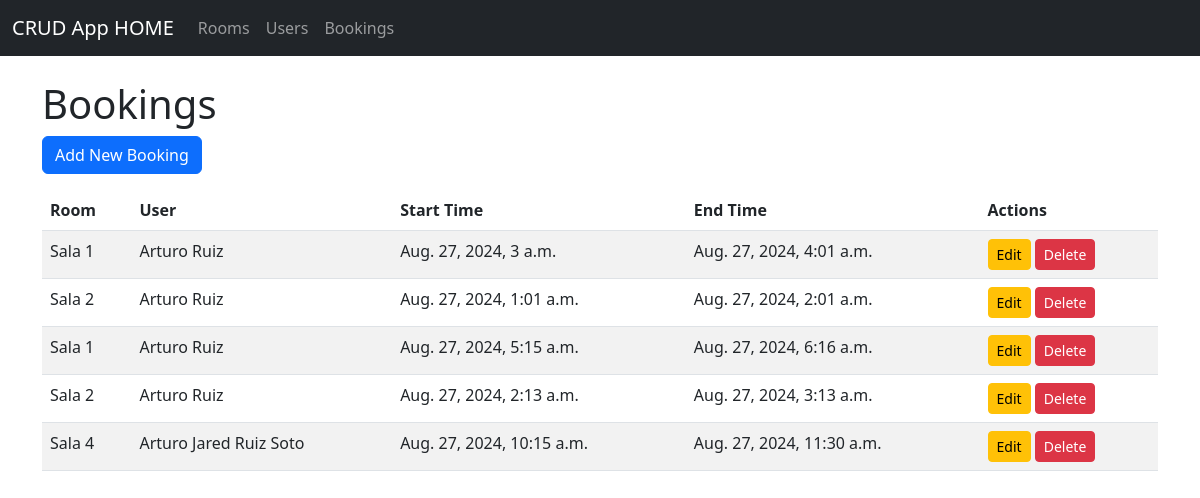
/bookings/, run on an earlier commit of the app's database.
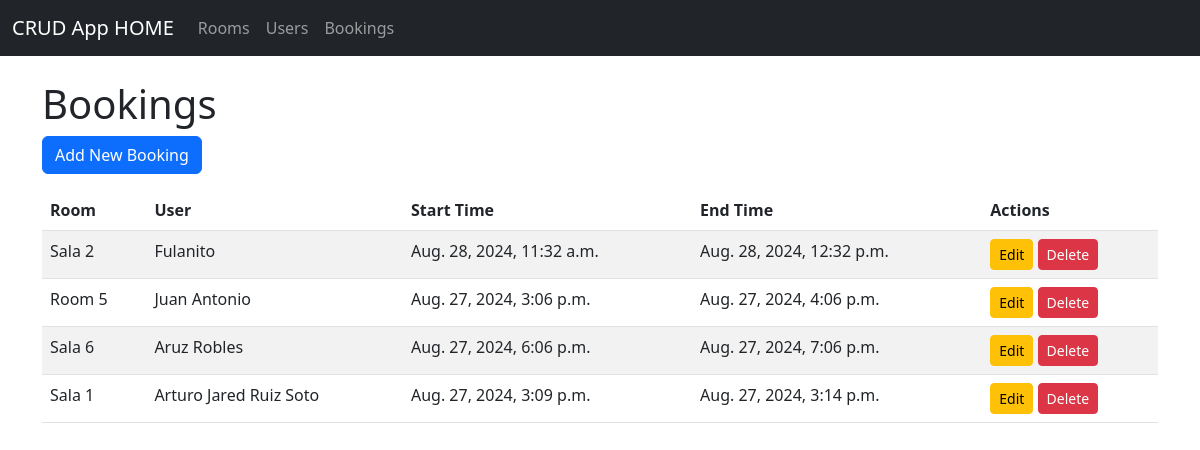
And on a later commit of the database.
### app/models.py (models this page shows, shortened)
class Booking(models.Model):
    room = models.ForeignKey(Room, on_delete=models.CASCADE)
    user = models.ForeignKey(User, on_delete=models.CASCADE)
    start_time = models.DateTimeField()
    end_time = models.DateTimeField()
    class Meta:
        db_table = 'booking'

class Room(models.Model):
    name = models.CharField(max_length=100)
    location = models.CharField(max_length=100)
    capacity = models.IntegerField()
    amenities = models.TextField(blank=True, null=True)
    class Meta:
        db_table = 'room'

class User(models.Model):
    name = models.CharField(max_length=100)
    email = models.EmailField(unique=True)
    phone = models.CharField(max_length=20, blank=True, null=True)
    class Meta:
        db_table = 'user'

### app/views.py (the view)
# urls.py: path('bookings/', BookingListView.as_view(), name='booking_list'),
class BookingListView(View):
    def get(self, request):
        bookings = Booking.objects.all()
        return render(request, 'app/bookings_list.html', {'bookings': bookings})

### app/templates/app/bookings_list.html (shortened to what this page needs)
{% extends 'app/base.html' %}
{% block content %}
<h1>Bookings</h1>
<a href="{% url 'booking_create' %}" class="btn btn-primary mb-3">Add New Booking</a>
<table class="table table-striped">
    <thead>
        <tr>
            <th>Room</th>
            <th>User</th>
            <th>Start Time</th>
            <th>End Time</th>
            <th>Actions</th>
        </tr>
    </thead>
    <tbody>
        {% for booking in bookings %}
        <tr>
            <td>{{ booking.room.name }}</td>
            <td>{{ booking.user.name }}</td>
            <td>{{ booking.start_time }}</td>
            <td>{{ booking.end_time }}</td>
            <td>
                <a href="{% url 'booking_update' booking.pk %}" class="btn btn-warning btn-sm">Edit</a>
                <a href="{% url 'booking_delete' booking.pk %}" class="btn btn-danger btn-sm">Delete</a>
            </td>
        </tr>
        {% endfor %}
    </tbody>
</table>
{% endblock %}

What changed in the data, as far as the page shows it:
removed Booking: room.name "Sala 1", user.name "Arturo Ruiz", start_time "Aug. 27, 2024, 3 a.m.", end_time "Aug. 27, 2024, 4:01 a.m."
removed Booking: room.name "Sala 2", user.name "Arturo Ruiz", start_time "Aug. 27, 2024, 1:01 a.m.", end_time "Aug. 27, 2024, 2:01 a.m."
removed Booking: room.name "Sala 1", user.name "Arturo Ruiz", start_time "Aug. 27, 2024, 5:15 a.m.", end_time "Aug. 27, 2024, 6:16 a.m."
removed Booking: room.name "Sala 2", user.name "Arturo Ruiz", start_time "Aug. 27, 2024, 2:13 a.m.", end_time "Aug. 27, 2024, 3:13 a.m."
removed Booking: room.name "Sala 4", user.name "Arturo Jared Ruiz Soto", start_time "Aug. 27, 2024, 10:15 a.m.", end_time "Aug. 27, 2024, 11:30 a.m."
added Booking: room.name "Sala 2", user.name "Fulanito", start_time "Aug. 28, 2024, 11:32 a.m.", end_time "Aug. 28, 2024, 12:32 p.m."
added Booking: room.name "Room 5", user.name "Juan Antonio", start_time "Aug. 27, 2024, 3:06 p.m.", end_time "Aug. 27, 2024, 4:06 p.m."
added Booking: room.name "Sala 6", user.name "Aruz Robles", start_time "Aug. 27, 2024, 6:06 p.m.", end_time "Aug. 27, 2024, 7:06 p.m."
added Booking: room.name "Sala 1", user.name "Arturo Jared Ruiz Soto", start_time "Aug. 27, 2024, 3:09 p.m.", end_time "Aug. 27, 2024, 3:14 p.m."
